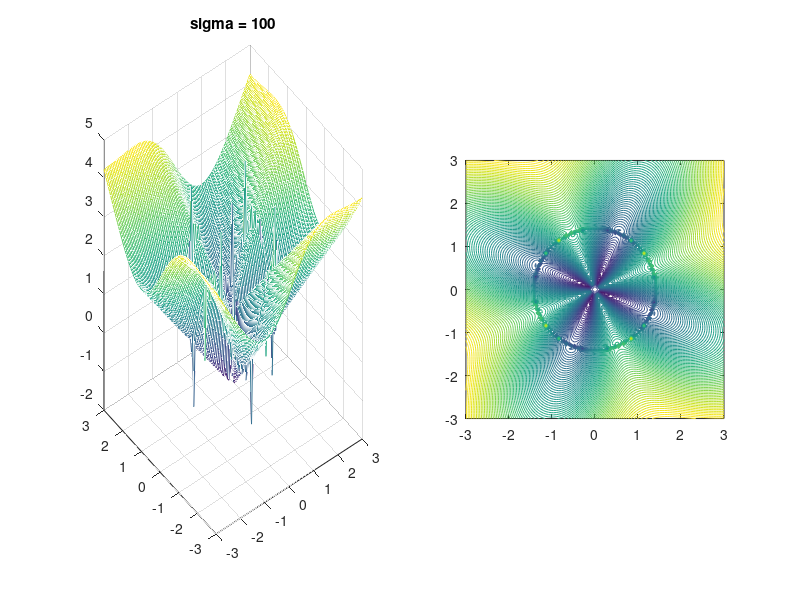

Write MATLAB code to recreate this figure.
clearvars;
lower_bound = [-3,-3];
upper_bound = [3,3];
grid_num = 101;
sigma = 100;
[x1_mesh,x2_mesh] = meshgrid(linspace(lower_bound(1),upper_bound(1),grid_num),linspace(lower_bound(2),upper_bound(2),grid_num));
f_mesh = zeros(grid_num,grid_num);
for ii = 1:grid_num
    for jj = 1:grid_num
        x = [x1_mesh(ii,jj),x2_mesh(ii,jj)];
        f_mesh(ii,jj) = norm(x) + sin(4*atan(x(2)/x(1))) - 1/(sigma*(-x(1)^2-x(2)^2+2));
    end
end
figure;
subplot(1,2,1);
mesh(x1_mesh,x2_mesh,f_mesh);
title(sprintf('sigma = %g',sigma));
subplot(1,2,2);
contour(x1_mesh,x2_mesh,f_mesh,100);
axis equal;
hold on;
